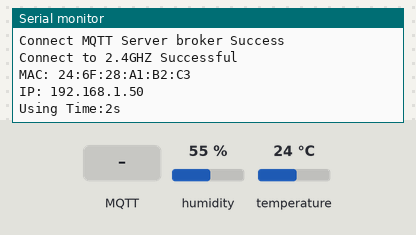
Recording of a sketch running on a simulated ESP8266 (NodeMCU). Parts: the last lines printed to the serial monitor. Inputs (shaded band) come from the test bench; at power-on: humidity 55 %, temperature 24 °C. WiFi joins after 1.5 s; servers stay silent unless stated; no MQTT or app messages arrive unless stated.

Above: at 3.3 s.
3.4 s: MQTT message "GET" arrives on the first subscribed topic
At 8.3 s:
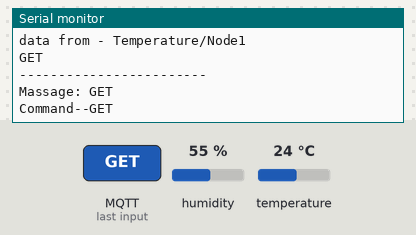
8.6 s: MQTT message "GET_TEMP" arrives on the first subscribed topic
At 13.4 s:
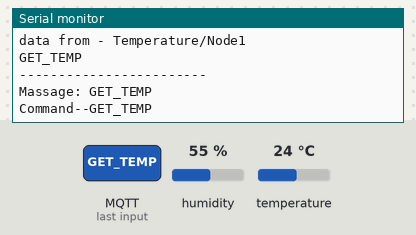
13.7 s: MQTT message "GET_HUM" arrives on the first subscribed topic
At 18.1 s:
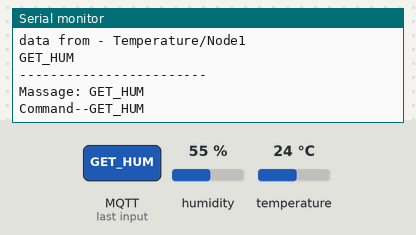
18.7 s: MQTT message "~" arrives on the first subscribed topic
At 22.8 s:
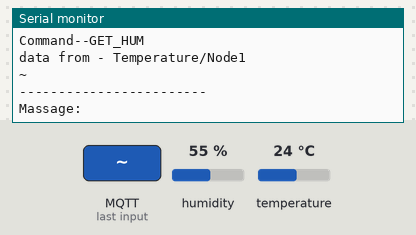
23.8 s: MQTT message "on" arrives on the first subscribed topic
At 28.4 s:
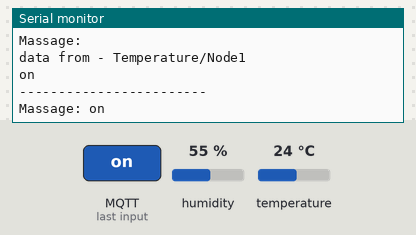
28.8 s: MQTT message "off" arrives on the first subscribed topic
At 32.8 s:
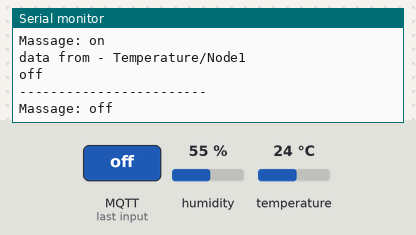

Measured:
- after the input at 3.4 s, the serial monitor: prints a new line after 3.8 s (image 1)
- after the input at 8.6 s, the serial monitor: prints a new line after 3.6 s (image 2)
- after the input at 13.7 s, the serial monitor: prints a new line after 3.6 s (image 3)
- after the input at 18.7 s, the serial monitor: prints a new line after 3.6 s (image 4)
- after the input at 23.8 s, the serial monitor: prints a new line after 3.5 s (image 5)
- after the input at 28.8 s, the serial monitor: prints a new line after 3.6 s (image 6)

The sketch:

DHT22_Node.ino
```cpp
#include <ESP8266WiFi.h>
#include <string.h>
#include <PubSubClient.h>
#include <DHT.h>

#define DHTpin 2
#define LED 2

#define DHTTYPE DHT22

const char *WIFI_SSID = "2.4GHZ";
const char *WIFI_PASSWORD = "pwd";

const char *MQTT_SERVER_IP = "broker";
const int MQTT_PORT = 1883;
const char *MQTT_USER = "Relay";
const char *MQTT_PASSWORD = "password";

const char *MQTT_TOPIC = "Temperature/Node1";

WiFiClient wc;
PubSubClient pc(wc);
DHT dht(DHTpin, DHTTYPE);

void MQTTCallBack(char *topic, byte *payload, unsigned int len) {
  digitalWrite(LED, 1);
  Serial.println("data from - " + String(topic) + " ");
  String str = "";
  for (unsigned int i = 0; i < len; i++) {
    Serial.print((char)payload[i]);
    str += String((char)payload[i]);
  }
  Serial.println();
  Serial.println("------------------------");

  if (str[0] == '~' && (!str.isEmpty())) {
    str = str.substring(1);
  }

  Serial.println("Massage: " + str);
  // Main str -> Command
  if (str == "GET") {
    float temp =dht.readTemperature();
    while(isnan(temp)) {temp =dht.readTemperature();delay(2000);};

    pc.publish(MQTT_TOPIC, (">T" + String(temp) + " H" + String(dht.readHumidity())).c_str());
    Serial.println("Command--" + str);
  }

  if (str == "GET_TEMP") {
    float temp =dht.readTemperature();
    while(isnan(temp)) {temp =dht.readTemperature();delay(2000);};
    pc.publish(MQTT_TOPIC, (">T" + String(temp)).c_str());
    Serial.println("Command--" + str);
  }

  if (str == "GET_HUM") {
    float hum =dht.readHumidity();
    while(isnan(hum)) {hum =dht.readHumidity();delay(2000);};
    pc.publish(MQTT_TOPIC, (">H" + String(hum)).c_str());
    Serial.println("Command--" + str);
  }

  digitalWrite(LED, 0);
}

void Wifi_connect() {
  int count = 0;
  WiFi.mode(WIFI_STA);
  WiFi.disconnect();
  WiFi.begin(WIFI_SSID, WIFI_PASSWORD);
  Serial.println("Connect to: \n\tSSID:" + String(WIFI_SSID) + "\n\tPassWord:" + String(WIFI_PASSWORD));
  while (WiFi.status() != WL_CONNECTED) {
    Serial.print('.');
    delay(1000);
    count++;
  }
  MQTT_connect();
  Serial.println("\nConnect to " + String(WIFI_SSID) + " Successful\n");
  Serial.println("\nMAC: " + WiFi.macAddress() + "\nIP: " + WiFi.localIP().toString() + "\nUsing Time:" + count + "s");
}

uint8_t MQTT_connect() {
  String data = "Hello DHT_NODE2 " + WiFi.macAddress() + " Started";

  if (WiFi.status() != WL_CONNECTED)
    return -1;
  if (!pc.connect(WiFi.macAddress().c_str(), MQTT_USER, MQTT_PASSWORD)) {
    Serial.println("MQTT Readly");
    return -1;
  }
  pc.subscribe(MQTT_TOPIC);
  Serial.println("Topic: " + String(MQTT_TOPIC));
  pc.publish(MQTT_TOPIC, data.c_str());
  pc.setCallback(MQTTCallBack);
  Serial.println("Connect MQTT Server " + String(MQTT_SERVER_IP) + " Success");
  return 1;
}

void setup() {
  // put your setup code here, to run once:
  pinMode(DHTpin, OUTPUT);
  pinMode(LED, OUTPUT);
  Serial.begin(9600);
  dht.begin();

  pc.setServer(MQTT_SERVER_IP, MQTT_PORT);
  Wifi_connect();
  pc.connect(WiFi.macAddress().c_str());
}

void loop() {
  // put your main code here, to run repeatedly:
  if (WiFi.status() != WL_CONNECTED) {
    Serial.println();
    Serial.println("WiFi is break reconnect ... ");
    Wifi_connect();
    // MQTT_connect();
  } else {
    if (!pc.connected()) {
      MQTT_connect();
      // String topic=WiFi.macAddress()+" -Relay_Receive";
      // pc.publish(topic.c_str(),"Hello Guys");
    } else {
      pc.loop();
    }
  }
  delay(5000);
  float temp = dht.readTemperature();
  float hum = dht.readHumidity();
  if (isnan(temp) || isnan(hum)) {
    return;
  }
  pc.publish(MQTT_TOPIC, (">T" + String((temp < 100 && temp > -50) ? temp : 0.0)).c_str());
  pc.publish(MQTT_TOPIC, (">H" + String((hum < 100 && hum > 0) ? hum : 0.0)).c_str());
}
```
